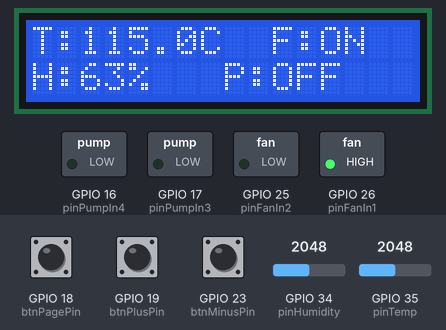
The sketch below on a simulated ESP32. Shown: 16×2 character LCD, switched loads named in the sketch (green lamp = pin HIGH). The test bench sets the inputs (shaded band); at power-on: GPIO 34 (pinHumidity) = 2048, GPIO 35 (pinTemp) = 2048, GPIO 18 (btnPagePin) HIGH, GPIO 19 (btnPlusPin) HIGH, GPIO 23 (btnMinusPin) HIGH. What the sketch prints to the serial monitor is not drawn.

Above: at 2.2 s.
2.3 s: GPIO 34 (pinHumidity) set to 2291
At 3.2 s:
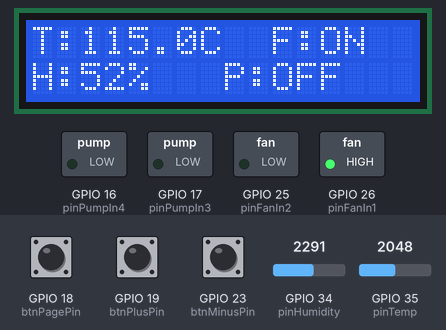
3.8 s: GPIO 34 (pinHumidity) set to 2397
At 5.0 s:
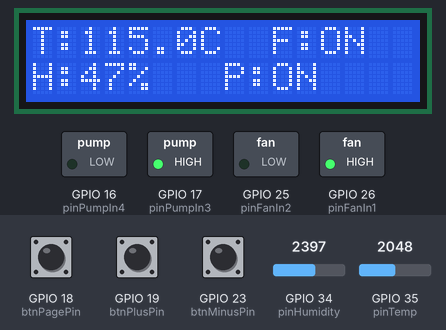
5.4 s: GPIO 35 (pinTemp) set to 967
At 6.4 s:
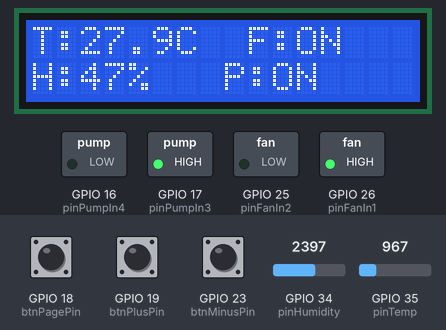
8.4 s: GPIO 35 (pinTemp) set to 859
At 9.7 s:
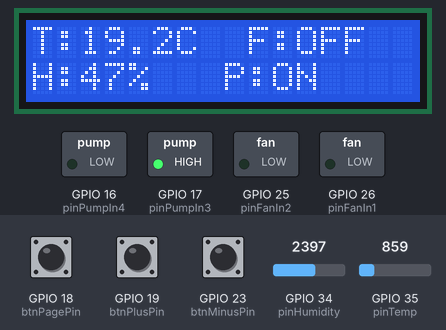
10.0 s: GPIO 18 (btnPagePin) pulled LOW for 1 s
At 10.2 s:
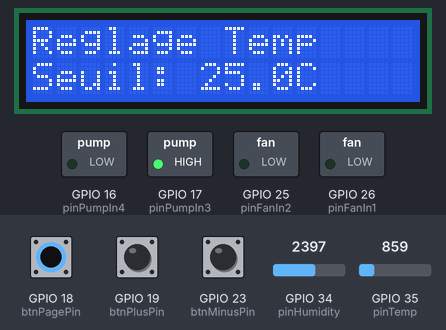
12.5 s: GPIO 18 (btnPagePin) pulled LOW for 0.15 s
Timing chart, 0 to 15.5 s (numbered marks = the images above; inputs shaded):
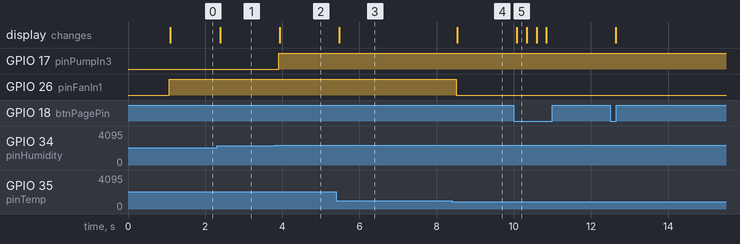

The sketch:

greenhousev2.ino
```cpp
#include <Wire.h>
#include <LCD_I2C.h>

// Initialisation de l'écran LCD
LCD_I2C lcd(0x27, 16, 2);

// --- DÉFINITION DES BROCHES ---
const int pinTemp = 35;     // TMP235 (Entrée ADC)
const int pinHumidity = 34; // Capteur d'humidité (Entrée ADC)

// Moteurs (Motodriver2)
const int pinFanIn1 = 26;
const int pinFanIn2 = 25;
const int pinPumpIn3 = 17;
const int pinPumpIn4 = 16;

// Boutons Poussoirs
const int btnPagePin = 18;  // Changement de page
const int btnPlusPin = 19;  // Incrémentation / Action +
const int btnMinusPin = 23; // Décrémentation / Action -

// --- VARIABLES GLOBALES & ÉTATS ---
int currentPage = 0;            // De 0 à 3
float tempThreshold = 25.0;     // Seuil de température par défaut (°C)
int humThreshold = 50;          // Seuil d'humidité par défaut (%)

bool manualOverride = false;    // Mode manuel activé ou non
bool manualFanState = false;    // État manuel du ventilateur
bool manualPumpState = false;   // État manuel de la pompe

// Variables pour anti-rebond basique des boutons
unsigned long lastDebounceTime = 0;
const unsigned long debounceDelay = 200; // Délai en ms

void setup() {
  Serial.begin(115200);
  delay(1000);
  Serial.println("Demarrage Serre Automatee (avec analogReadMilliVolts)...");

  // Configuration des broches moteurs
  pinMode(pinFanIn1, OUTPUT);
  pinMode(pinFanIn2, OUTPUT);
  pinMode(pinPumpIn3, OUTPUT);
  pinMode(pinPumpIn4, OUTPUT);

  // Configuration des boutons avec résistance Pull-Up interne
  pinMode(btnPagePin, INPUT_PULLUP);
  pinMode(btnPlusPin, INPUT_PULLUP);
  pinMode(btnMinusPin, INPUT_PULLUP);

  // Initialisation I2C et LCD
  Wire.begin();
  lcd.begin();
  lcd.backlight();
}

void loop() {
  // --- 1. LECTURE DES BOUTONS AVEC ANTI-REBOND ---
  if (millis() - lastDebounceTime > debounceDelay) {
    if (digitalRead(btnPagePin) == LOW) {
      currentPage = (currentPage + 1) % 4; // Passe à la page suivante (0 -> 1 -> 2 -> 3 -> 0)
      lastDebounceTime = millis();
    }
    else if (digitalRead(btnPlusPin) == LOW) {
      handleButtonAction(1); // Action "+"
      lastDebounceTime = millis();
    }
    else if (digitalRead(btnMinusPin) == LOW) {
      handleButtonAction(-1); // Action "-"
      lastDebounceTime = millis();
    }
  }

  // --- 2. LECTURE CAPTEURS ---
  // Utilisation d'analogReadMilliVolts pour une conversion directe en mV calibrés
  int voltage_mV = analogReadMilliVolts(pinTemp);
  // Formule TMP235 : Température = (Tension_mV - 500) / 10
  float temperature = (voltage_mV - 500.0) / 10.0;

  int rawHum = analogRead(pinHumidity);
  int humidityPercent = map(rawHum, 3500, 1200, 0, 100);
  humidityPercent = constrain(humidityPercent, 0, 100);

  // --- 3. GESTION DES ACTIONNEURS (Automatique ou Manuel) ---
  bool fanActive = false;
  bool pumpActive = false;

  if (manualOverride) {
    fanActive = manualFanState;
    pumpActive = manualPumpState;
  } else {
    // Mode automatique basé sur les seuils
    fanActive = (temperature > tempThreshold);
    pumpActive = (humidityPercent < humThreshold);
  }

  // Application physique sur la Motodriver2
  digitalWrite(pinFanIn1, fanActive ? HIGH : LOW);
  digitalWrite(pinFanIn2, LOW);

  digitalWrite(pinPumpIn3, pumpActive ? HIGH : LOW);
  digitalWrite(pinPumpIn4, LOW);

  // --- 4. AFFICHAGE LCD SELON LA PAGE ACTIVE ---
  updateLCD(temperature, humidityPercent, fanActive, pumpActive);

  delay(100); // Petite pause pour stabiliser la boucle
}

// --- FONCTION DE GESTION DES ACTIONS DES BOUTONS + / - ---
void handleButtonAction(int direction) {
  switch (currentPage) {
    case 1: // Page Réglage Température
      tempThreshold += direction * 1.0; // +1 ou -1 °C
      break;
    case 2: // Page Réglage Humidité
      humThreshold += direction * 1;    // +1 ou -1 %
      humThreshold = constrain(humThreshold, 0, 100);
      break;
    case 3: // Page Mode Manuel
      manualOverride = true;
      if (direction > 0) {
        // Bouton + : Tout allumer
        manualFanState = true;
        manualPumpState = true;
      } else {
        // Bouton - : Tout éteindre et repasser en auto
        manualFanState = false;
        manualPumpState = false;
        manualOverride = false;
      }
      break;
    default:
      break;
  }
}

// --- FONCTION DE MISE À JOUR DE L'ÉCRAN LCD ---
void updateLCD(float temp, int hum, bool fan, bool pump) {
  lcd.clear(); // Nettoyage de l'écran pour éviter les résidus entre les pages

  switch (currentPage) {
    case 0: // Page Principale
      lcd.setCursor(0, 0);
      lcd.print("T:"); lcd.print(temp, 1); lcd.print("C  F:"); lcd.print(fan ? "ON" : "OFF");
      lcd.setCursor(0, 1);
      lcd.print("H:"); lcd.print(hum); lcd.print("%   P:"); lcd.print(pump ? "ON" : "OFF");
      break;

    case 1: // Page Réglage Température
      lcd.setCursor(0, 0);
      lcd.print("Reglage Temp");
      lcd.setCursor(0, 1);
      lcd.print("Seuil: "); lcd.print(tempThreshold, 1); lcd.print("C");
      break;

    case 2: // Page Réglage Humidité
      lcd.setCursor(0, 0);
      lcd.print("Reglage Humidite");
      lcd.setCursor(0, 1);
      lcd.print("Seuil: "); lcd.print(humThreshold); lcd.print("%");
      break;

    case 3: // Page Mode Manuel
      lcd.setCursor(0, 0);
      lcd.print(manualOverride ? "Mode: MANUEL" : "Mode: AUTO");
      lcd.setCursor(0, 1);
      lcd.print("+:ON  -:OFF/Auto");
      break;
  }
}
```

Measured:
- the behaviour switches between 2350 and 2351 on GPIO 34 (pinHumidity) (found by bisection; images 1 and 2)
- the behaviour switches between 932 and 931 on GPIO 35 (pinTemp) (found by bisection; images 3 and 4)
- after the input at 2.3 s, the display: changes after 0.09 s (image 1)
- after the input at 3.8 s, GPIO 17 (pinPumpIn3): LOW → HIGH after 0.11 s; the display: changes after 0.14 s (image 2)
- after the input at 5.4 s, the display: changes after 0.08 s (image 3)
- after the input at 8.4 s, GPIO 26 (pinFanIn1): HIGH → LOW after 0.11 s; the display: changes after 0.14 s (image 4)
- after the input at 10.0 s, the display: changes after 0.08 s (image 5)
